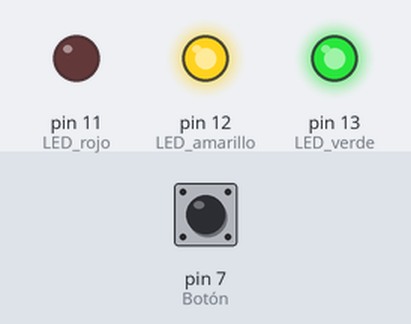
This sketch was run on a simulated Arduino Uno, built with avr-gcc and run on an emulated ATmega328P. Parts: output pins drawn as LEDs (lit = HIGH). Inputs (shaded band) come from the test bench; at power-on: pin 7 (Botón) LOW.

Above: at 1.2 s.
1.3 s: pin 7 (Botón) pulled HIGH for 0.15 s
At 1.37 s:
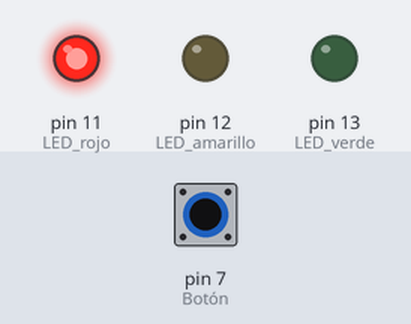
2.9 s: pin 7 (Botón) pulled HIGH for 3.2 s
At 6.6 s:
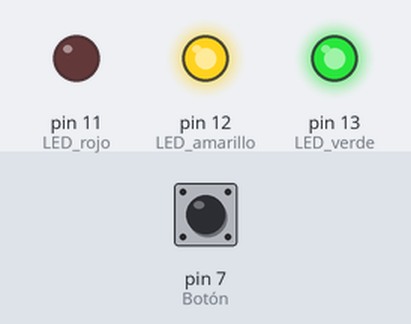
Timing chart, 0 to 8.1 s (numbered marks = the images above; inputs shaded):
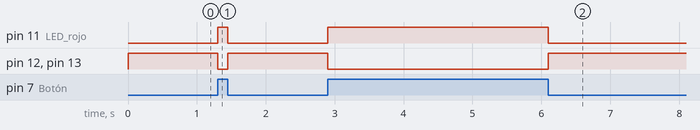

Measured:
- after the input at 1.3 s, pin 11 (LED_rojo): LOW → HIGH at once, → LOW 0.15 s later; pin 12 (LED_amarillo), pin 13 (LED_verde): HIGH → LOW at once, → HIGH 0.15 s later
- after the input at 2.9 s, pin 11 (LED_rojo): LOW → HIGH at once, → LOW 3.2 s later; pin 12 (LED_amarillo), pin 13 (LED_verde): HIGH → LOW at once, → HIGH 3.2 s later

The sketch:

Ej2.ino
```cpp
void setup() {
  // Configurar los pines de salida para los LEDs
  pinMode(11, OUTPUT); // LED rojo
  pinMode(12, OUTPUT); // LED amarillo
  pinMode(13, OUTPUT); // LED verde
  pinMode(7, INPUT);   // Botón
}

void loop() {
  // Leer el estado del botón (HIGH o LOW)
  int boton = digitalRead(7);

  // Si el botón está presionado (nivel alto)
  if (boton == HIGH) {
    digitalWrite(11, HIGH); // Encender LED rojo
    digitalWrite(12, LOW);  // Apagar LED amarillo
    digitalWrite(13, LOW);  // Apagar LED verde
  }
  else {
    // Si el botón NO está presionado
    digitalWrite(11, LOW);  // Apagar LED rojo
    digitalWrite(12, HIGH); // Encender LED amarillo
    digitalWrite(13, HIGH); // Encender LED verde
  }
}
```
